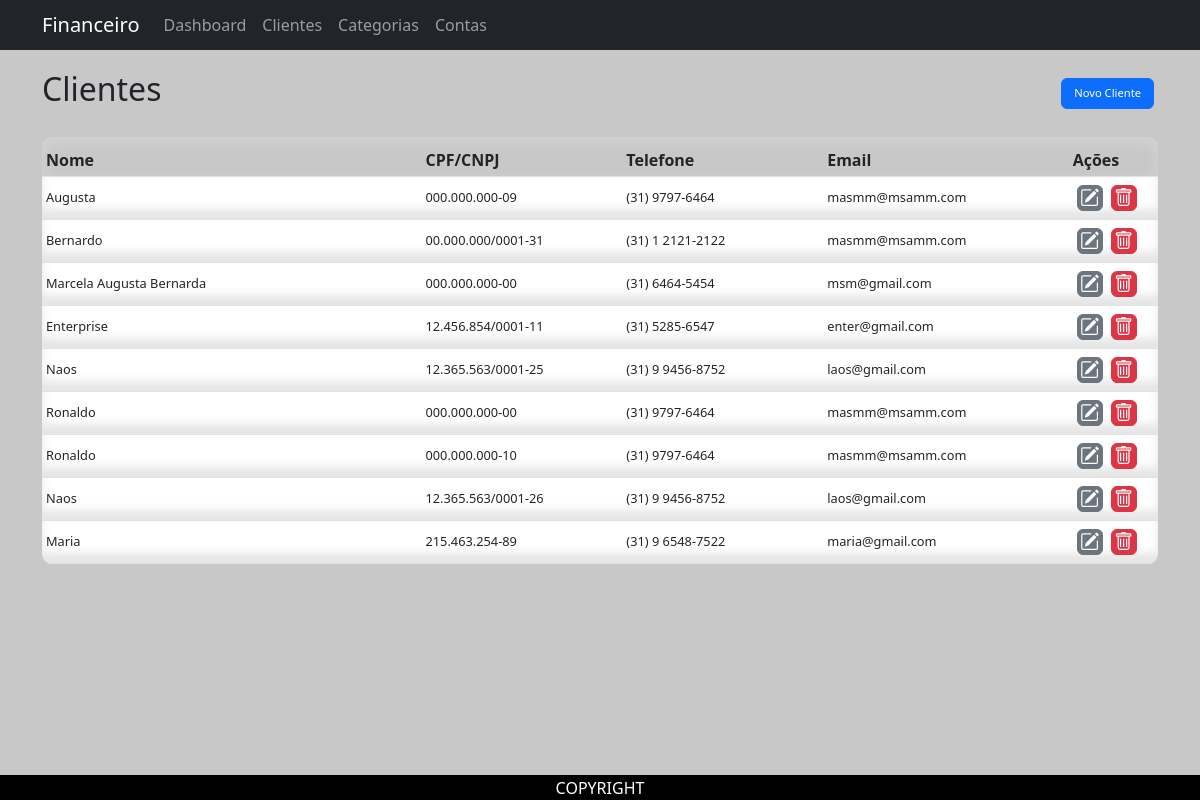
/clientes/, run on the app's committed database.
### financeiro/models.py (models this page shows, shortened)
class Cliente(models.Model):
    nome = models.CharField(max_length=100)
    cpf_cnpj = models.CharField(max_length=20)
    telefone = models.CharField(max_length=20, blank=True)
    email = models.EmailField(blank=True)
    ativo = models.BooleanField(default=True)

### financeiro/views.py (the view, shortened to what this page needs)
# urls.py: path('clientes/', cliente_list, name='cliente_list'),
def cliente_list(request):
    if request.method == 'GET':
        form = ClienteForm()
        clientes = Cliente.objects.all()
        for cliente in clientes:
            cliente.cpf_cnpj = formatar_documento(cliente.cpf_cnpj)
            cliente.telefone = formatar_telefone(cliente.telefone)
        return render(request, 'financeiro/cliente_list.html', {'clientes': clientes, 'form': form})

### financeiro/views.py (called while the page is built)
def formatar_documento(id):
    id = ''.join(filter(str.isdigit, id))
    if len(id) == 11:
        return f"{id[:3]}.{id[3:6]}.{id[6:9]}-{id[9:]}"
    elif len(id) == 14:
        return f"{id[:2]}.{id[2:5]}.{id[5:8]}/{id[8:12]}-{id[12:]}"
    else:
        return "Número inválido: precisa ter 11 dígitos (CPF) ou 14 dígitos (CNPJ)."

def formatar_telefone(numero: str) -> str:
    numero = ''.join(filter(str.isdigit, numero))
    if len(numero) == 10:
        return f"({numero[:2]}) {numero[2:6]}-{numero[6:]}"
    elif len(numero) == 11:
        return f"({numero[:2]}) {numero[2:3]} {numero[3:7]}-{numero[7:]}"
    else:
        return "Número inválido: precisa ter 10 ou 11 dígitos."

### templates/financeiro/cliente_list.html (shortened to what this page needs)
{% extends 'financeiro/base.html' %}
{% block content %}
{% load static %}
<link href="{% static 'financeiro/css/style.css' %}" rel="stylesheet">
<div id="content">
    <div  id="header" class="d-flex justify-content-between">
        <h2>Clientes</h2>
        <button onclick="showDropbox()" class="btn btn-primary">Novo Cliente</button>
    </div>
    <div id="table">
        <div id="thead">
            <table class="table">
                <colgroup>
                    <col style="width: 34%;">
                    <col style="width: 18%;">
                    <col style="width: 18%;">
                    <col style="width: 22%;">
                    <col style="width: 8%;">
                </colgroup>
                <thead>
                    <tr>
                        <th>Nome</th>
                        <th>CPF/CNPJ</th>
                        <th>Telefone</th>
                        <th>Email</th>
                        <th>Ações</th>
                    </tr>
                </thead>
            </table>
        </div>
        <div id="tbody">
            <table class="table">
                <colgroup>
                    <col style="width: 34%;">
                    <col style="width: 18%;">
                    <col style="width: 18%;">
                    <col style="width: 22%;">
                    <col style="width: 8%;">
                </colgroup>
                <tbody>
                    {% for cliente in clientes %}
                    {% if cliente.ativo %}
                    <tr id="{{ cliente.id }}" onclick="select('{{ cliente.id }}')">
                        <td><p>{{ cliente.nome }}</p></td>
                        <td><p>{{ cliente.cpf_cnpj }}</p></td>
                        <td><p>{{ cliente.telefone }}</p></td>
                        <td><p>{{ cliente.email }}</p></td>
                        <td>
                            <form method="post">
                                <div>
                                    <button name="btn" value="edit" class="btn btn-secondary">
                                    </button>
                                </div>
                                <div>
                                    <button name="btn" value="delete" class="btn btn-danger">
                                    </button>
                                </div>
                            </form>
                        </td>
                    </tr>
                    {% endif %}
                    {% endfor %}
                </tbody>
            </table>
        </div>
    </div>
</div>
{% endblock %}

### static/financeiro/css/style.css (style rules this page uses)
html { width: 100%; height: 100%; }
body { display: flex; flex-direction: column; width: 100%; height: 100%; background-color: rgb(200, 200, 200); }
#content { display: flex; flex-direction: column; height: 100%; width: 100%; }
#header { height: 12%; width: 100%; justify-content: center; align-items: center; }
#table { display: flex; flex-direction: column; width: 100%; height: 80%; border-radius: 10px !important; }
#thead { width: 100%; height: 40px; border-radius: 10px 10px 0px 0px !important; box-shadow: inset 0px 5px 12px 2px rgba(255, 255, 255, 0.2); }
th { background-color: rgba(0, 0, 0, 0) !important; padding: 0.25rem !important; }
tbody tr { background-color: rgba(255, 255, 255, 0) !important; box-shadow: inset 0px -10px 10px 0px rgba(0, 0, 0, 0.1); transition-duration: 0.5s; }
tbody td { background-color: rgba(0, 0, 0, 0) !important; padding: 0.25rem !important; }
#tbody { background-color: white; border-radius: 0px 0px 10px 10px !important; height: var(100% - 40px); width: 100%; overflow:auto; padding: 0px !important; font-size: 0.8rem !important; }
#tbody form { display: flex; width: 100%; height: 100%; align-items: center; margin: 0px !important; }
#tbody p { display: flex; width: 100%; height: 100%; align-items: center; margin: 0px !important; }
#thead table, #tbody table { table-layout: fixed; width: 100%; height: 100%; margin-bottom: 0px !important; }
#tbody button { padding: 0.15rem; }
button { margin: 0.25rem; font-size: 0.7rem !important; }

### data on the page
Cliente: nome "Augusta", cpf_cnpj "000.000.000-09", telefone "(31) 9797-6464", email "masmm@msamm.com"
Cliente: nome "Bernardo", cpf_cnpj "00.000.000/0001-31", telefone "(31) 1 2121-2122", email "masmm@msamm.com"
Cliente: nome "Marcela Augusta Bernarda", cpf_cnpj "000.000.000-00", telefone "(31) 6464-5454", email "msm@gmail.com"
Cliente: nome "Enterprise", cpf_cnpj "12.456.854/0001-11", telefone "(31) 5285-6547", email "enter@gmail.com"
Cliente: nome "Naos", cpf_cnpj "12.365.563/0001-25", telefone "(31) 9 9456-8752", email "laos@gmail.com"
Cliente: nome "Ronaldo", cpf_cnpj "000.000.000-00", telefone "(31) 9797-6464", email "masmm@msamm.com"
Cliente: nome "Ronaldo", cpf_cnpj "000.000.000-10", telefone "(31) 9797-6464", email "masmm@msamm.com"
Cliente: nome "Naos", cpf_cnpj "12.365.563/0001-26", telefone "(31) 9 9456-8752", email "laos@gmail.com"
Cliente: nome "Maria", cpf_cnpj "215.463.254-89", telefone "(31) 9 6548-7522", email "maria@gmail.com"
